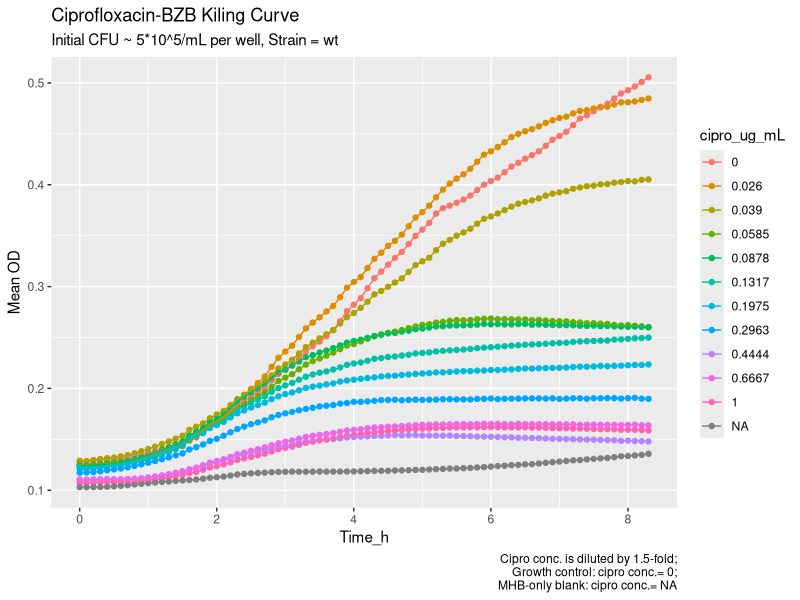
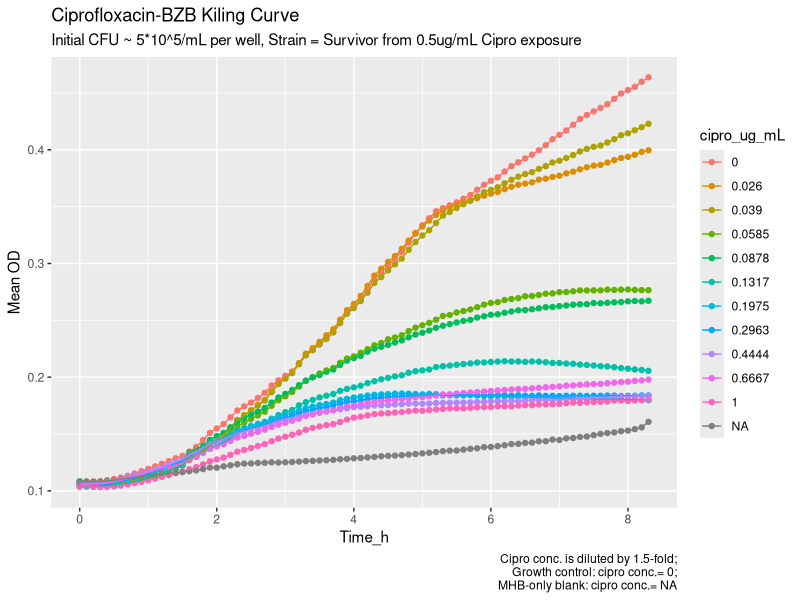
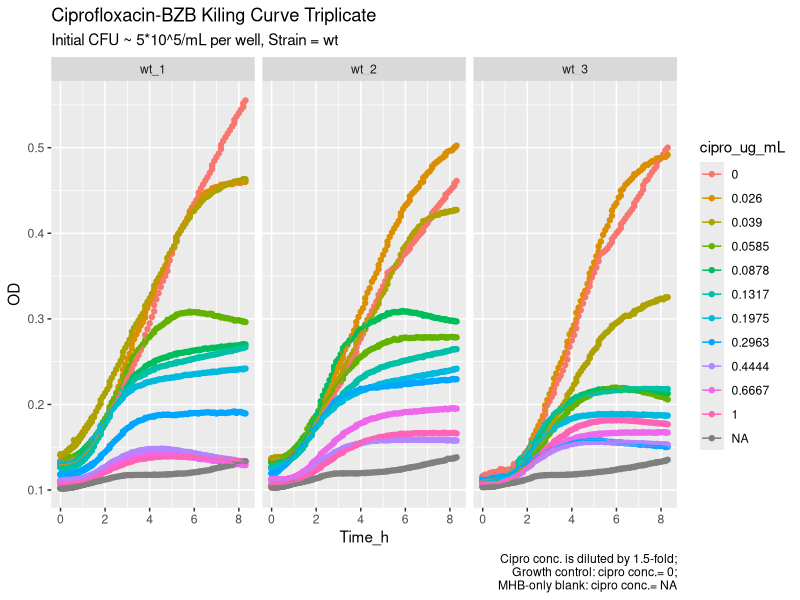
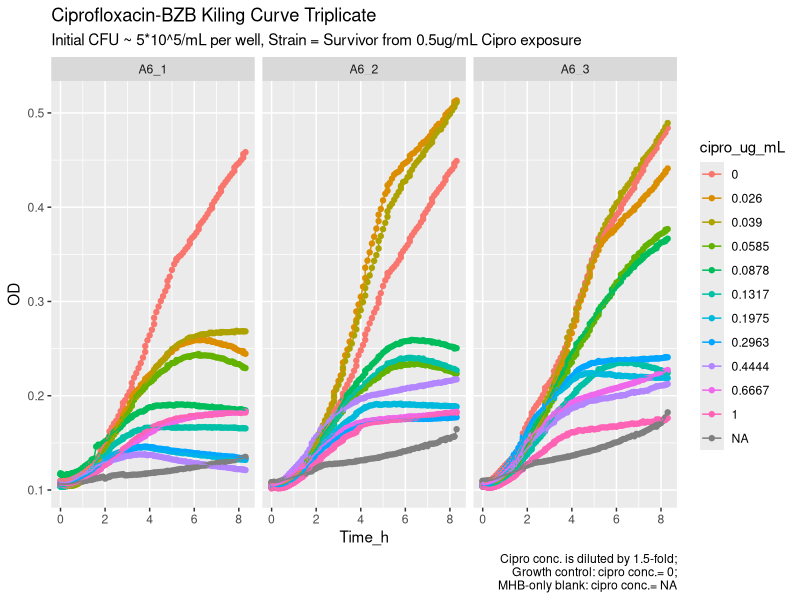
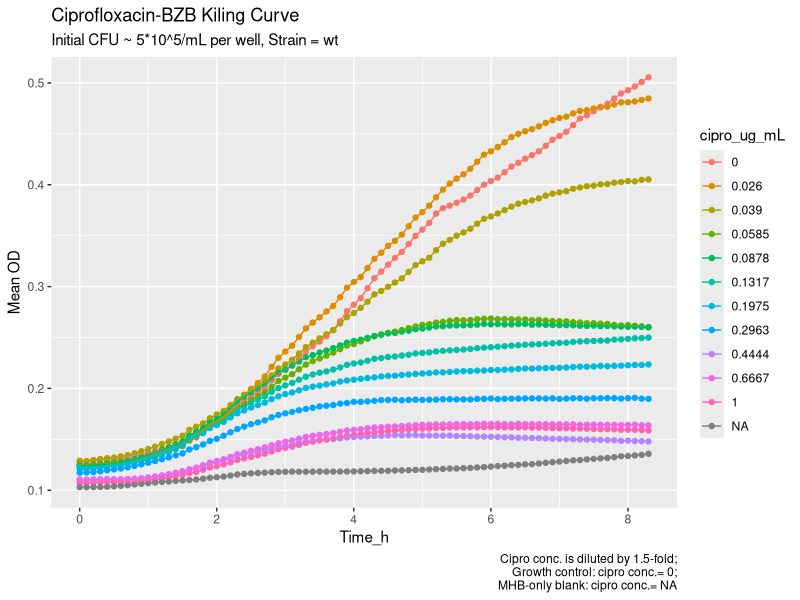
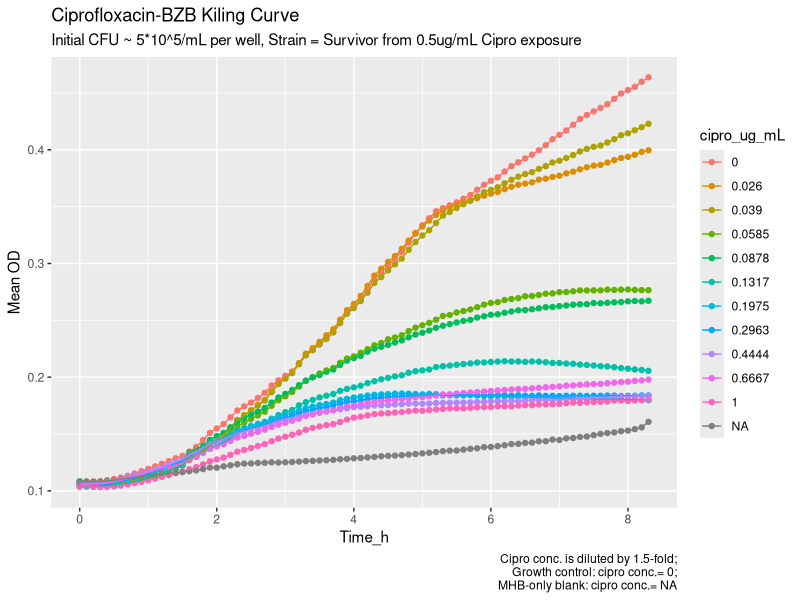
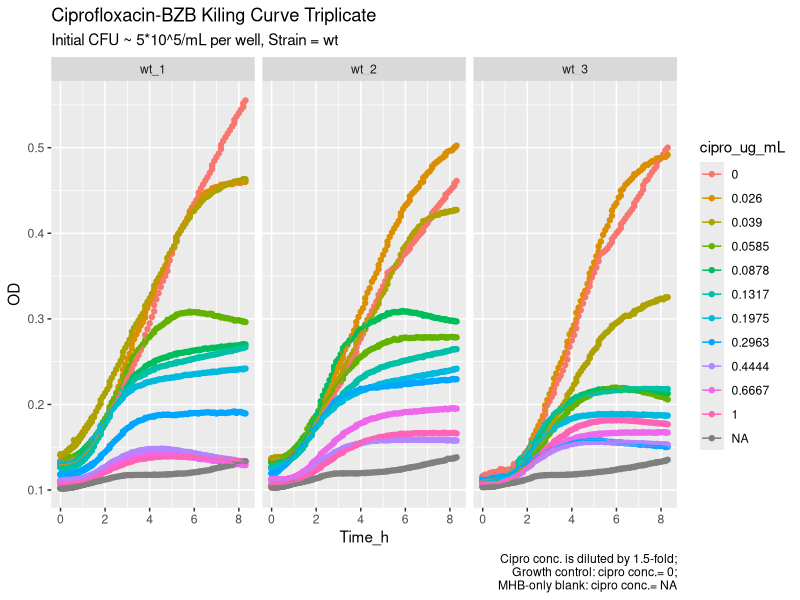
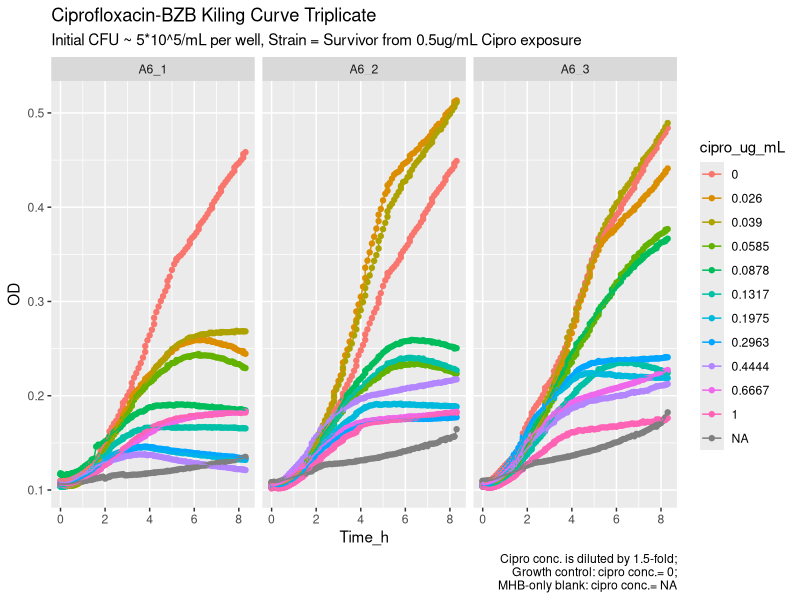

Reproduce these figures in R, in order.
## ---- chunk 1
#make sure you set the folder where your file is saved as the current working directory
#check whether the excel file names are the same and don't change the dataframe name
library(readxl)
library(tidyverse)

#Put in file names
cipro_BZB_1.5h <- read_excel("11.16_Cipro_BZB_wt+A6_NEW.xlsx", sheet="first")
cipro_BZB_15h <- read_excel("11.16_Cipro_BZB_wt+A6_NEW.xlsx", sheet="second") #wells get overflow after the 83th cycle
key_ref <- read_excel("11.16_Cipro_BZB_wt+A6_NEW.xlsx", sheet="keys")
## ---- chunk 2
cipro_BZB_1.5h$"Cycle" <- as.numeric(cipro_BZB_1.5h$"Cycle")

cipro_BZB_15h$"Cycle" <- as.numeric(cipro_BZB_15h$"Cycle")
## ---- chunk 3
cipro_BZB_15h$"Cycle" <- cipro_BZB_15h$"Cycle" + 90
## ---- chunk 4
cipro_BZB_15h$"Time_s" <- cipro_BZB_15h$"Time_s" + 5400

## ---- chunk 5
combined_df <- bind_rows(cipro_BZB_1.5h, cipro_BZB_15h)
## ---- chunk 6
#preserve both cycle nr. and time
pivoted_OD <- combined_df %>%
pivot_longer(cols = -c(1,2), names_to = "well_ID", values_to = "OD")
## ---- chunk 7
#change Time [s] to Time [h]
df_clean <- pivoted_OD%>%
  mutate(Time_min=round(Time_s/60,1),
         Time_h=round(Time_min/60,1))%>%
  select(Cycle, Time_h, Time_min, everything())
  
## ---- chunk 8
df_clean<- left_join(df_clean, key_ref[, c("well_ID", "key", "cipro_ug_mL", "trial", "trial_rep", "trial_ID")], by = "well_ID")

df_clean$cipro_ug_mL<-factor(as.numeric(df_clean$cipro_ug_mL))

## ---- chunk 9
df_summarise <- df_clean %>%
  filter(trial != "test") %>%
  group_by(Time_h, trial, cipro_ug_mL) %>%
  summarise(
    min=min(OD, na.rm = TRUE),
    max=max(OD, na.rm = TRUE),
    mean = mean(OD, na.rm = TRUE),
    sd = sd(OD, na.rm = TRUE),
    .groups = "drop") %>%
  mutate(
    CV = sd/mean,
    log_mean = log10(mean),
    lower_error = log10(mean) - log10(mean - sd),
    upper_error = log10(mean + sd) - log10(mean))

## ---- chunk 10
BZB_wt_curve<- df_summarise |>
  filter(trial == "wt") |>
ggplot( 
       aes(x = Time_h, y = mean, color = cipro_ug_mL)) +
  geom_point() +
  geom_line()+
  #geom_errorbar(aes(ymin = mean-sd, ymax = mean+sd, color = cipro_ug_mL), width = 0.2)+
   labs(title = "Ciprofloxacin-BZB Kiling Curve",
        subtitle = "Initial CFU ~ 5*10^5/mL per well, Strain = wt",
        y="Mean OD",
        caption = str_wrap("Cipro conc. is diluted by 1.5-fold; Growth control: cipro conc.= 0; MHB-only blank: cipro conc.= NA", width = 35))

BZB_wt_curve

#set working directory before saving!
ggsave("./plots_ggsave/Cipro_BZB_wt_NEW_111626.png", plot = BZB_wt_curve, width = 7, height = 5, units = "in", dpi = 300)
## ---- chunk 11
BZB_A6_curve<- df_summarise |>
  filter(trial == "A6") |>
ggplot( 
       aes(x = Time_h, y = mean, color = cipro_ug_mL)) +
  geom_point() +
  geom_line()+
  #geom_errorbar(aes(ymin = mean-sd, ymax = mean+sd, color = cipro_ug_mL), width = 0.2)+
   labs(title = "Ciprofloxacin-BZB Kiling Curve",
        subtitle = "Initial CFU ~ 5*10^5/mL per well, Strain = Survivor from 0.5ug/mL Cipro exposure",
        y="Mean OD",
        caption = str_wrap("Cipro conc. is diluted by 1.5-fold; Growth control: cipro conc.= 0; MHB-only blank: cipro conc.= NA", width = 35))

BZB_A6_curve

ggsave("./plots_ggsave/Cipro_BZB_A6_NEW_111626.png", plot = BZB_A6_curve, width = 7, height = 5, units = "in", dpi = 300)
## ---- chunk 12
BZB_wt_reps<- df_clean |>
  filter(trial == "wt") |>
ggplot(aes(x = Time_h, y = OD, color = cipro_ug_mL)) +
  geom_point() +
  geom_line()+
  facet_wrap(~trial_rep)+
   labs(title = "Ciprofloxacin-BZB Kiling Curve Triplicate",
        subtitle = "Initial CFU ~ 5*10^5/mL per well, Strain = wt",
        y="OD",
        caption = str_wrap("Cipro conc. is diluted by 1.5-fold; Growth control: cipro conc.= 0; MHB-only blank: cipro conc.= NA", width = 35))

BZB_wt_reps

#set working directory before saving!
ggsave("./plots_ggsave/Cipro_BZB_wt-reps_NEW_111626.png", plot = BZB_wt_reps, width = 7, height = 5, units = "in", dpi = 300)
## ---- chunk 13
BZB_A6_reps<- df_clean |>
  filter(trial == "A6") |>
ggplot(aes(x = Time_h, y = OD, color = cipro_ug_mL)) +
  geom_point() +
  geom_line()+
  facet_wrap(~trial_rep)+
   labs(title = "Ciprofloxacin-BZB Kiling Curve Triplicate",
        subtitle = "Initial CFU ~ 5*10^5/mL per well, Strain = Survivor from 0.5ug/mL Cipro exposure",
        y="OD",
        caption = str_wrap("Cipro conc. is diluted by 1.5-fold; Growth control: cipro conc.= 0; MHB-only blank: cipro conc.= NA", width = 35))

BZB_A6_reps

#set working directory before saving!
ggsave("./plots_ggsave/Cipro_BZB_A6-reps_NEW_111626.png", plot = BZB_A6_reps, width = 7, height = 5, units = "in", dpi = 300)
